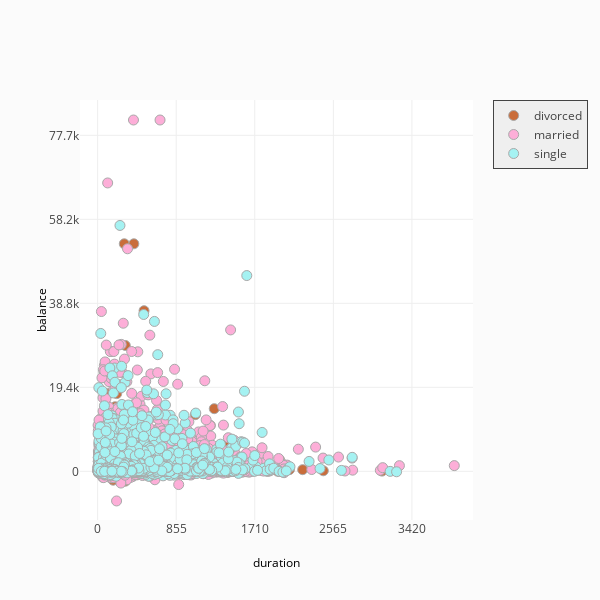

The notebook cell this image was saved under:
### Code cell
# Notice how divorced have a considerably low amount of balance.
fig = ff.create_facet_grid(
    df,
    x='duration',
    y='balance',
    color_name='marital',
    show_boxes=False,
    marker={'size': 10, 'opacity': 1.0},
    colormap={'single': 'rgb(165, 242, 242)', 'married': 'rgb(253, 174, 216)', 'divorced': 'rgba(201, 109, 59, 0.82)'}
)

iplot(fig, filename='facet - custom colormap')

### Figure 1 — Plotly figure (JSON) as saved in the notebook; plotly's stock layout.template omitted (floating-point values rounded to 4 significant figures; data arrays with more than 128 entries replaced by an {"elided": "..."} marker saying what was removed)
{"data": [{"marker": {"color": "rgb(201, 109, 59)", "line": {"color": "darkgrey", "width": 1}, "opacity": 1.0, "size": 10}, "mode": "markers", "name": "divorced", "type": "scatter", "uid": "d93222e2-5568-4e0c-9c6d-d9c2eb9e0dc2", "x": {"elided": "1291 int values"}, "xaxis": "x", "y": {"elided": "1291 int values"}, "yaxis": "y"}, {"marker": {"color": "rgb(253, 174, 216)", "line": {"color": "darkgrey", "width": 1}, "opacity": 1.0, "size": 10}, "mode": "markers", "name": "married", "type": "scatter", "uid": "85aeb50d-d247-4587-b709-a93a31c729da", "x": {"elided": "6302 int values"}, "xaxis": "x", "y": {"elided": "6302 int values"}, "yaxis": "y"}, {"marker": {"color": "rgb(165, 242, 242)", "line": {"color": "darkgrey", "width": 1}, "opacity": 1.0, "size": 10}, "mode": "markers", "name": "single", "type": "scatter", "uid": "0bdd7272-9f61-448c-a104-beac0a496dd1", "x": {"elided": "3499 int values"}, "xaxis": "x", "y": {"elided": "3499 int values"}, "yaxis": "y"}], "layout": {"annotations": [{"font": {"color": "#000000", "size": 12}, "showarrow": false, "text": "duration", "textangle": 0, "x": 0.5, "xanchor": "center", "xref": "paper", "y": -0.1, "yanchor": "middle", "yref": "paper"}, {"font": {"color": "#000000", "size": 12}, "showarrow": false, "text": "balance", "textangle": -90, "x": -0.1, "xanchor": "center", "xref": "paper", "y": 0.5, "yanchor": "middle", "yref": "paper"}], "height": 600, "legend": {"bgcolor": "#efefef", "borderwidth": 1, "x": 1.05, "y": 1, "yanchor": "top"}, "paper_bgcolor": "rgb(251, 251, 251)", "showlegend": true, "title": {"text": ""}, "width": 600, "xaxis": {"anchor": "y", "domain": [0.0, 1.0], "dtick": 855, "range": [-192.0, 4085.0], "ticklen": 0, "zeroline": false}, "yaxis": {"anchor": "x", "domain": [0.0, 1.0], "dtick": 19415, "range": [-11250.0, 85830.0], "ticklen": 0, "zeroline": false}}}
